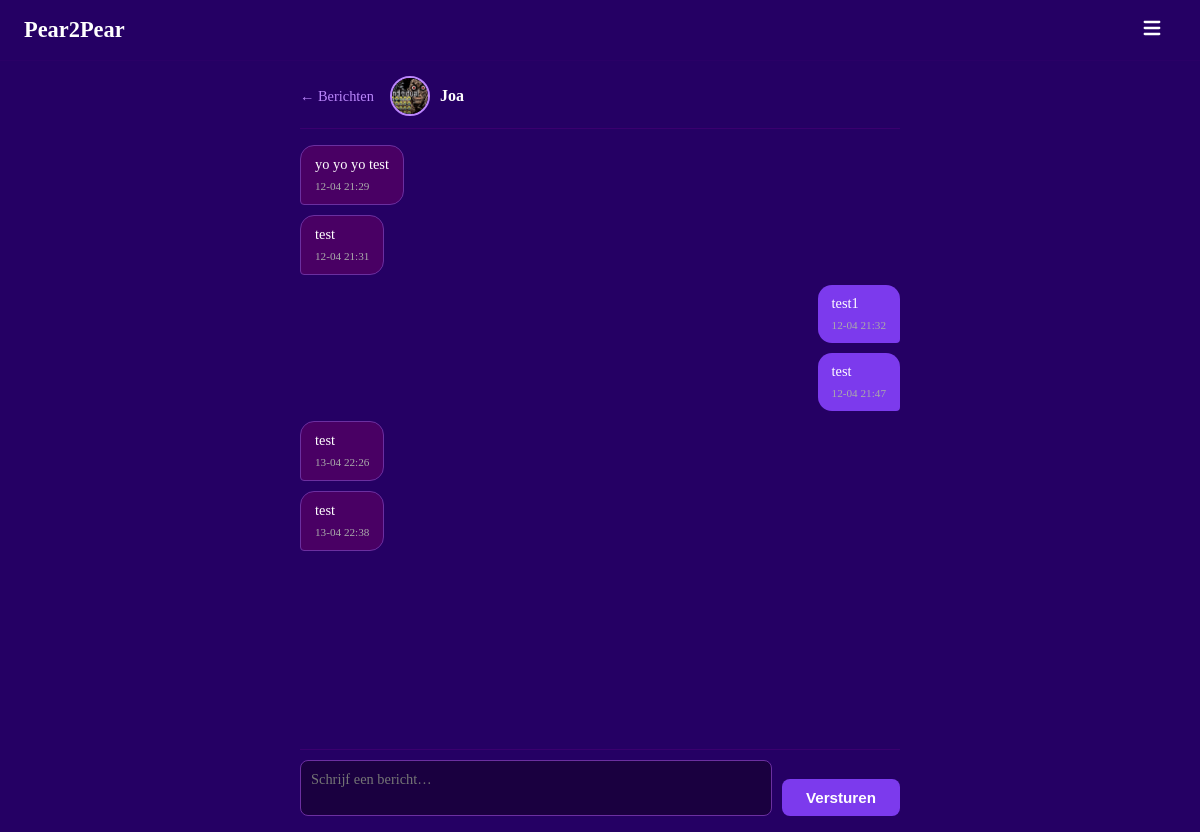
Screenshot of /messages/2 (signed in) with the database file from the repository.
### models.py (models this page shows, shortened)
class User(UserMixin, db.Model):
    __tablename__ = "users"
    id            = db.Column(db.Integer, primary_key=True)
    username      = db.Column(db.String(30),  unique=True, nullable=False, index=True)
    email         = db.Column(db.String(120), unique=True, nullable=False, index=True)
    password_hash = db.Column(db.String(256), nullable=False)
    created_at    = db.Column(db.DateTime, default=datetime.utcnow, nullable=False)
    last_login    = db.Column(db.DateTime, default=datetime.utcnow, nullable=False)
    age            = db.Column(db.Integer,     nullable=True)
    avatar         = db.Column(db.String(200),   nullable=True)
    location       = db.Column(db.String(100), nullable=True)
    is_public      = db.Column(db.Boolean, default=True,  nullable=False)
    friends_public = db.Column(db.Boolean, default=False, nullable=False)
    sent_requests     = db.relationship("Friendship", foreign_keys=[Friendship.from_id], backref="from_user", lazy="dynamic")
    received_requests = db.relationship("Friendship", foreign_keys=[Friendship.to_id],   backref="to_user",   lazy="dynamic")
    notifications     = db.relationship("Notification", foreign_keys=[Notification.user_id], backref="owner", lazy="dynamic", order_by=Notification.created_at.desc())
    def pending_received(self):
        reqs = Friendship.query.filter_by(to_id=self.id, status="pending").all()
        return User.query.filter(User.id.in_([r.from_id for r in reqs])).all()
    def unread_message_count(self):
        return Message.query.filter_by(receiver_id=self.id, read=False).count()
    def unread_notification_count(self):
        return Notification.query.filter_by(user_id=self.id, read=False).count()
    def total_inbox_count(self):
        return self.unread_message_count() + self.unread_notification_count()

class Message(db.Model):
    __tablename__ = "messages"
    id          = db.Column(db.Integer, primary_key=True)
    sender_id   = db.Column(db.Integer, db.ForeignKey("users.id"), nullable=False)
    receiver_id = db.Column(db.Integer, db.ForeignKey("users.id"), nullable=False)
    body        = db.Column(db.Text, nullable=False)
    read        = db.Column(db.Boolean, default=False)
    created_at  = db.Column(db.DateTime, default=datetime.utcnow)
    sender   = db.relationship("User", foreign_keys=[sender_id],   backref="sent_messages")
    receiver = db.relationship("User", foreign_keys=[receiver_id], backref="received_messages")

### main.py (the view, shortened to what this page needs)
    @app.route("/messages/<int:partner_id>", methods=["GET", "POST"])
    @login_required
    @csrf.exempt
    def conversation(partner_id):
        partner = db.get_or_404(User, partner_id)
        Message.query.filter_by(sender_id=partner_id, receiver_id=current_user.id, read=False).update({"read": True})
        db.session.commit()
        thread = Message.query.filter(
            ((Message.sender_id == current_user.id) & (Message.receiver_id == partner_id)) |
            ((Message.sender_id == partner_id) & (Message.receiver_id == current_user.id))
        ).order_by(Message.created_at.asc()).all()
        return render_template("conversation.html", partner=partner, thread=thread)

### templates/conversation.html (shortened to what this page needs)
{% extends "base.html" %}
{% from "macros.html" import avatar %}
{% block content %}
<div class="conversation-page">
    <div class="conversation-header">
        <a href="/messages" class="back-link">← Berichten</a>
        <a href="/profile/{{ partner.id }}" class="conversation-header__name">
            {{ avatar(partner, size=36) }}
            {{ partner.username }}
        </a>
    </div>
    <div class="chat-thread" id="thread">
        {% for msg in thread %}
        <div class="chat-bubble {% if msg.sender_id == current_user.id %}chat-bubble--mine{% else %}chat-bubble--theirs{% endif %}">
            <p>{{ msg.body }}</p>
            <span class="chat-bubble__time">{{ msg.created_at.strftime('%d-%m %H:%M') }}</span>
        </div>
        {% endfor %}
    </div>
    <form id="chatForm" class="chat-form">
        <textarea name="body" id="chatInput" class="chat-input" placeholder="Schrijf een bericht…" rows="2" required></textarea>
        <button type="submit" class="btn">Versturen</button>
    </form>
</div>
{% endblock %}

### templates/macros.html
{% macro avatar(user, size=48, cls="") %}
{% if user.avatar %}
<img src="/static/avatars/{{ user.avatar }}"
     alt="{{ user.username }}"
     class="avatar-img {{ cls }}"
     style="width:{{ size }}px;height:{{ size }}px;border-radius:50%;object-fit:cover;border:2px solid #bb86fc;">
{% else %}
<div class="avatar-placeholder {{ cls }}"
     style="width:{{ size }}px;height:{{ size }}px;font-size:{{ (size * 0.42)|int }}px;">
  {{ user.username[0].upper() }}
</div>
{% endif %}
{% endmacro %}

### static/style.css (style rules this page uses)
html, body { height: 100%; margin: 0; background-color: #250064; }
h1, h2, h3, p, small, label { color: white; }
a { color: #bb86fc; }
.btn { background-color: #7c3aed; color: white; border: none; padding: 10px 24px; border-radius: 8px; cursor: pointer; font-size: 0.95rem; font-weight: 600; transition: background-color 0.2s; text-decoration: none; display: inline-block; }
.back-link { color: #bb86fc; text-decoration: none; font-size: 0.9rem; }
.conversation-page { width: 90%; max-width: 600px; height: calc(100vh - 60px); display: flex; flex-direction: column; padding: 16px 0; }
.conversation-header { display: flex; align-items: center; gap: 16px; padding-bottom: 12px; border-bottom: 1px solid #3a006f; margin-bottom: 12px; flex-shrink: 0; }
.conversation-header__name { display: flex; align-items: center; gap: 10px; color: white; text-decoration: none; font-weight: 600; }
.chat-thread { flex: 1; overflow-y: auto; display: flex; flex-direction: column; gap: 10px; padding: 4px 0 12px; }
.chat-bubble { max-width: 70%; padding: 10px 14px; border-radius: 14px; font-size: 0.9rem; }
.chat-bubble p { margin: 0 0 4px; color: white; word-break: break-word; }
.chat-bubble__time { font-size: 0.7rem; color: #aaa; }
.chat-bubble--mine { align-self: flex-end; background: #7c3aed; border-bottom-right-radius: 4px; }
.chat-bubble--theirs { align-self: flex-start; background: #490064; border: 1px solid #6b2fa0; border-bottom-left-radius: 4px; }
.chat-form { display: flex; gap: 10px; align-items: flex-end; flex-shrink: 0; padding-top: 10px; border-top: 1px solid #3a006f; }
.chat-input { flex: 1; padding: 10px; border-radius: 8px; border: 1px solid #6b2fa0; background: #1a0040; color: white; font-size: 0.9rem; resize: none; font-family: inherit; }
.avatar-img { flex-shrink: 0; }

### rows the page displays
User: avatar (picture), username "Joa"
Message: body "yo yo yo test", created_at "12-04 21:29"
Message: body "test", created_at "12-04 21:31"
Message: body "test1", created_at "12-04 21:32"
Message: body "test", created_at "12-04 21:47"
Message: body "test", created_at "13-04 22:26"
Message: body "test", created_at "13-04 22:38"
